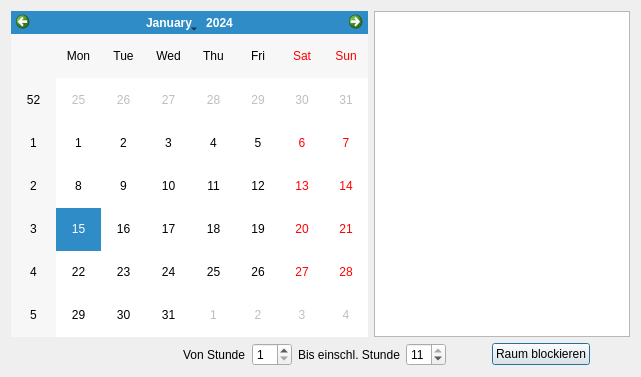
<?xml version="1.0" encoding="UTF-8"?>
<ui version="4.0">
 <class>Dialog</class>
 <widget class="QDialog" name="Dialog">
  <property name="geometry">
   <rect>
    <x>0</x>
    <y>0</y>
    <width>641</width>
    <height>377</height>
   </rect>
  </property>
  <property name="windowTitle">
   <string>Dialog</string>
  </property>
  <layout class="QVBoxLayout" name="verticalLayout">
   <item>
    <layout class="QHBoxLayout" name="horizontalLayout_2">
     <item>
      <widget class="QCalendarWidget" name="calendarWidget">
       <property name="sizePolicy">
        <sizepolicy hsizetype="Expanding" vsizetype="Preferred">
         <horstretch>0</horstretch>
         <verstretch>0</verstretch>
        </sizepolicy>
       </property>
      </widget>
     </item>
     <item>
      <widget class="QTableWidget" name="tw_alleRaeume">
       <property name="sizePolicy">
        <sizepolicy hsizetype="Minimum" vsizetype="Expanding">
         <horstretch>0</horstretch>
         <verstretch>0</verstretch>
        </sizepolicy>
       </property>
       <property name="editTriggers">
        <set>QAbstractItemView::NoEditTriggers</set>
       </property>
       <property name="selectionMode">
        <enum>QAbstractItemView::SingleSelection</enum>
       </property>
       <attribute name="horizontalHeaderVisible">
        <bool>false</bool>
       </attribute>
       <attribute name="horizontalHeaderStretchLastSection">
        <bool>true</bool>
       </attribute>
       <attribute name="verticalHeaderVisible">
        <bool>false</bool>
       </attribute>
      </widget>
     </item>
    </layout>
   </item>
   <item>
    <layout class="QHBoxLayout" name="horizontalLayout">
     <item>
      <spacer name="horizontalSpacer_4">
       <property name="orientation">
        <enum>Qt::Horizontal</enum>
       </property>
       <property name="sizeType">
        <enum>QSizePolicy::Minimum</enum>
       </property>
       <property name="sizeHint" stdset="0">
        <size>
         <width>40</width>
         <height>20</height>
        </size>
       </property>
      </spacer>
     </item>
     <item>
      <spacer name="horizontalSpacer">
       <property name="orientation">
        <enum>Qt::Horizontal</enum>
       </property>
       <property name="sizeHint" stdset="0">
        <size>
         <width>40</width>
         <height>20</height>
        </size>
       </property>
      </spacer>
     </item>
     <item>
      <widget class="QLabel" name="label">
       <property name="font">
        <font>
         <pointsize>9</pointsize>
        </font>
       </property>
       <property name="text">
        <string>Von Stunde</string>
       </property>
      </widget>
     </item>
     <item>
      <widget class="QSpinBox" name="sb_abStunde">
       <property name="font">
        <font>
         <pointsize>9</pointsize>
        </font>
       </property>
       <property name="minimum">
        <number>1</number>
       </property>
       <property name="maximum">
        <number>11</number>
       </property>
       <property name="value">
        <number>1</number>
       </property>
      </widget>
     </item>
     <item>
      <widget class="QLabel" name="label_2">
       <property name="font">
        <font>
         <pointsize>9</pointsize>
        </font>
       </property>
       <property name="text">
        <string>Bis einschl. Stunde</string>
       </property>
      </widget>
     </item>
     <item>
      <widget class="QSpinBox" name="sb_bisStunde">
       <property name="minimum">
        <number>1</number>
       </property>
       <property name="maximum">
        <number>11</number>
       </property>
       <property name="value">
        <number>11</number>
       </property>
      </widget>
     </item>
     <item>
      <spacer name="horizontalSpacer_3">
       <property name="orientation">
        <enum>Qt::Horizontal</enum>
       </property>
       <property name="sizeType">
        <enum>QSizePolicy::Minimum</enum>
       </property>
       <property name="sizeHint" stdset="0">
        <size>
         <width>40</width>
         <height>20</height>
        </size>
       </property>
      </spacer>
     </item>
     <item>
      <widget class="QPushButton" name="btn_eintragen">
       <property name="font">
        <font>
         <pointsize>9</pointsize>
        </font>
       </property>
       <property name="text">
        <string>Raum blockieren</string>
       </property>
      </widget>
     </item>
     <item>
      <spacer name="horizontalSpacer_2">
       <property name="orientation">
        <enum>Qt::Horizontal</enum>
       </property>
       <property name="sizeType">
        <enum>QSizePolicy::Minimum</enum>
       </property>
       <property name="sizeHint" stdset="0">
        <size>
         <width>40</width>
         <height>20</height>
        </size>
       </property>
      </spacer>
     </item>
    </layout>
   </item>
  </layout>
 </widget>
 <resources/>
 <connections/>
</ui>
